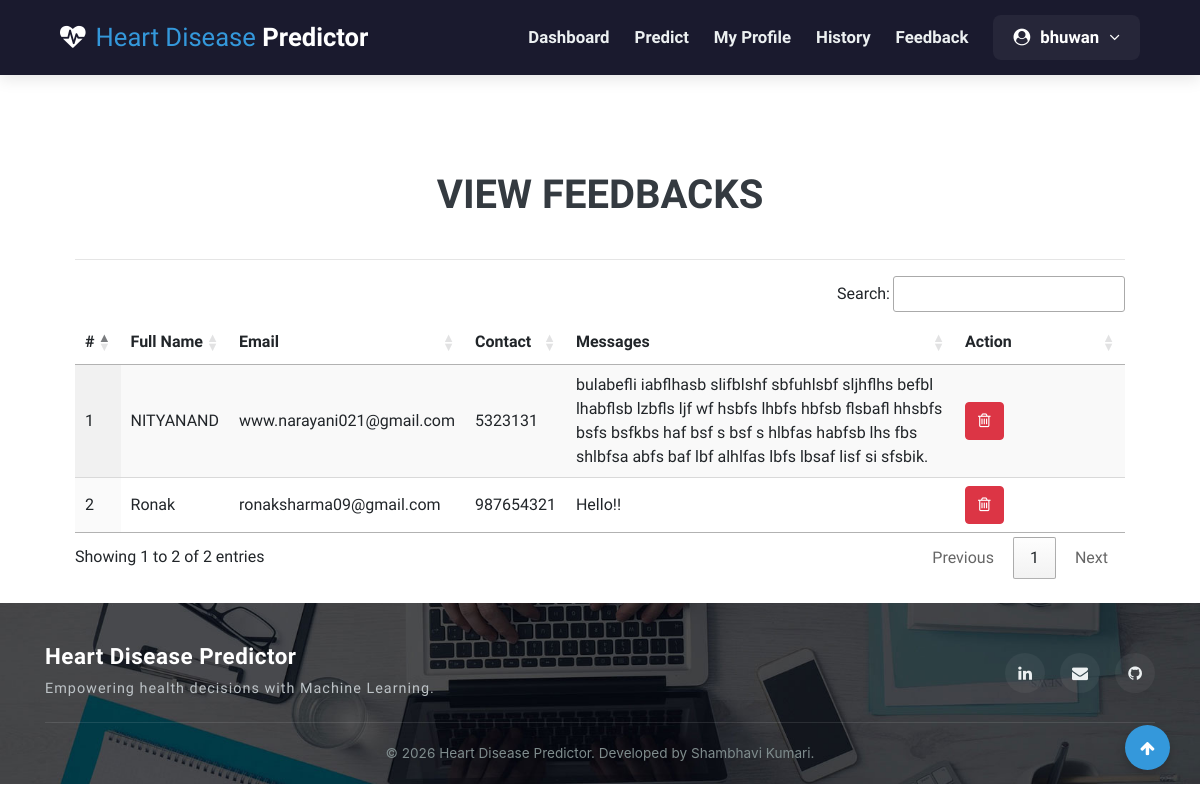
/view_feedback (signed in), run on the app's committed database.
### health/models.py (models this page shows, shortened)
class Feedback(models.Model):
    user = models.ForeignKey(User, on_delete=models.CASCADE, null=True)
    messages = models.TextField(null=True)
    date = models.DateField(auto_now=True)

class Patient(models.Model):
    user = models.ForeignKey(User, on_delete=models.CASCADE, null=True)
    contact = models.CharField(max_length=100, null=True)
    address = models.CharField(max_length=100, null=True)
    dob = models.DateField(null=True)
    image = models.FileField(null=True)

### health/views.py (the view)
# urls.py: path('view_feedback', View_Feedback,name="view_feedback"),
@login_required(login_url="login")
def View_Feedback(request):
    dis = Feedback.objects.all()
    d = {'dis':dis}
    return render(request,'view_feedback.html',d)

### health/templates/view_feedback.html
{% extends 'index.html' %}
{% load static %}
{% block body %}
<div class="container-fluid" style="width:90%;margin-top:8%">
                    <div class="container-fluid">
                        <h1 align="center" class="w3ls-title text-uppercase text-dark font-weight-bold">View Feedbacks</h1><br>
                         </div><hr>
                                <table id="example" class="display" style="width:100%">
                                  <thead>
                                    <tr>
                                      <th>#</th>
                                      <th>Full Name</th>
                                      <th>Email</th>
                                      <th>Contact</th>
                                      <th>Messages</th>
                                      <th>Action</th>
                                  </tr>
                              </thead>
                              <tbody>
                              {% for i in dis %}
                                <tr>
                                  <td>{{forloop.counter}}</td>
                                  <td>{{i.user.first_name}} {{i.user.user.last_name}}</td>
                                  <td>{{i.user.email}}</td>
                                  <td>{{i.user.patient_set.all.0.contact}}</td>
                                  <td>{{i.messages}}</td>
                                  <td style="width:150px">
                                      <a href="{% url 'delete_feedback' i.id %}" ><button class="btn btn-danger" onclick="return confirm('Are you sure?')"><i class="fa fa-trash-o"></i></button></a></td>
                              </tr>
                              {% endfor %}
                          </tbody>
                      </table>
                  </div>
{% endblock %}

### health/templates/index.html (shortened to what this page needs)
<!DOCTYPE html>
{% load static %}
<html lang="zxx">
<head>
	<link rel="stylesheet" href="{% static 'css/bootstrap.css' %}">
	<link href="{% static 'css/css_slider.css' %}" type="text/css" rel="stylesheet" media="all">
	<link rel="stylesheet" href="{% static 'css/style.css' %}" type="text/css" media="all" />
	<link href="{% static 'css/font-awesome.min.css' %}" rel="stylesheet">
<link rel='stylesheet' type='text/css' href="https://cdn.datatables.net/1.10.21/css/jquery.dataTables.min.css">
<link rel='stylesheet' type='text/css' href="https://cdn.datatables.net/buttons/1.6.2/css/buttons.dataTables.min.css">
</head>
<body>
	<div id="home" style="margin-bottom: 2%">
	<header class="modern-header">
		<div class="container-fluid">
			<div class="header-logo">
				<a href="{% url 'home' %}">
					<span class="fa fa-heartbeat"></span>
					<span><span class="logo-sp">Heart Disease</span> Predictor</span>
				</a>
			</div>
			<div class="header-menu">
				<ul class="modern-nav">
					{% if request.user.is_staff %}
						<li><a href="{% url 'admin_home' %}">Dashboard</a></li>
						<li class="user-dropdown">
							<a href="#" class="user-dropdown-btn">Doctors <i class="fa fa-angle-down"></i></a>
							<div class="dropdown-content">
								<a href="/add_doctor">Add Doctor</a>
								<a href="/view_doctor">View Doctors</a>
							</div>
						</li>
						<li><a href="/view_patient">Patients</a></li>
						<li><a href="/view_search_pat">History</a></li>
						<li><a href="/view_feedback">Feedback</a></li>
						<li class="user-dropdown">
							<a href="#" class="user-dropdown-btn"><i class="fa fa-user-circle"></i> {{request.user.username}} <i class="fa fa-angle-down"></i></a>
							<div class="dropdown-content">
								<a href="{% url 'change_password' %}">Change Password</a>
								<a href="{% url 'logout' %}">Logout</a>
							</div>
						</li>
					{% elif request.user.patient_set.all.0 %}
						<li><a href="{% url 'patient_home' %}">Dashboard</a></li>
						<li><a href="/add_heartdetail">Predict</a></li>
						<li><a href="/profile_doctor">My Profile</a></li>
						<li><a href="/view_search_pat">History</a></li>
						<li><a href="/sent_feedback">Feedback</a></li>
						<li class="user-dropdown">
							<a href="#" class="user-dropdown-btn"><i class="fa fa-user-circle"></i> {{request.user.username}} <i class="fa fa-angle-down"></i></a>
						</li>
					{% endif %}
				</ul>
			</div>
		</div>
	</header>
		{% block body %}
		{% endblock %}
	</div>
	<footer class="modern-footer">
		<div class="container">
			<div class="footer-content">
				<div class="footer-brand">
					<h4>Heart Disease Predictor</h4>
					<p>Empowering health decisions with Machine Learning.</p>
				</div>
				<ul class="footer-socials">
					<li><a href="https://linkedin.com/in/shambhavi-kumari-app" target="_blank" title="LinkedIn"><span class="fa fa-linkedin"></span></a></li>
					<li><a href="mailto:shambhavikumari088@gmail.com" title="Email"><span class="fa fa-envelope"></span></a></li>
					<li><a href="https://github.com/shambhavikumari088-source" target="_blank" title="GitHub"><span class="fa fa-github"></span></a></li>
				</ul>
			</div>
			<div class="footer-bottom">
				&copy; 2026 Heart Disease Predictor. Developed by Shambhavi Kumari.
			</div>
		</div>
	</footer>
	<a href="#home" class="move-top-btn"><span class="fa fa-arrow-up"></span></a>
</body>
</html>

### health/static/css/style.css (style rules this page uses)
body { padding: 0; margin: 0; background: #FFF; font-family: 'Quicksand', sans-serif; }
body a, body button { transition: 0.5s all; -webkit-transition: 0.5s all; -moz-transition: 0.5s all; -o-transition: 0.5s all; -ms-transition: 0.5s all; text-decoration: none; }
html { scroll-behavior: smooth; }
h1, h2, h3, h4, h5, h6 { margin: 0; padding: 0; font-family: 'Mukta', sans-serif; }
p { margin: 0; padding: 0; font-size: 15px; letter-spacing: 1px; line-height: 1.9; color: #999; font-family: 'Quicksand', sans-serif; }
ul, ol { margin: 0; padding: 0; }
#home { position: relative; }
span.logo-sp { font-weight: 100; }
li>a:only-child:after { content: ''; }
footer { background: url(../images/bg3.jpg) no-repeat center; background-size: cover; -webkit-background-size: cover; -moz-background-size: cover; -o-background-size: cover; -ms-background-size: cover; }

### health/templates/index.html (style rules this page uses)
.modern-header { background-color: #1a1a2e; box-shadow: 0 4px 15px rgba(0,0,0,0.1); position: sticky; top: 0; z-index: 1000; padding: 15px 0; }
.modern-header .container-fluid { display: flex; justify-content: space-between; align-items: center; padding: 0 5%; }
.header-logo a { font-size: 1.6rem; font-weight: 800; color: #fff; text-decoration: none; display: flex; align-items: center; gap: 10px; }
.header-logo .logo-sp { color: #3498db; }
.modern-nav { display: flex; align-items: center; gap: 25px; list-style: none; margin: 0; padding: 0; }
.modern-nav li a { color: #ecf0f1; font-weight: 600; font-size: 1.05rem; text-decoration: none; transition: color 0.3s; }
.user-dropdown { position: relative; display: inline-block; }
.user-dropdown-btn { background: rgba(255,255,255,0.05); color: #fff !important; padding: 10px 20px; border-radius: 8px; display: flex; align-items: center; gap: 10px; text-decoration: none; font-weight: 600; transition: background 0.3s; }
.modern-footer { background-color: #1a1a2e; color: #ecf0f1; padding: 40px 0 20px; font-family: 'Inter', sans-serif; margin-top: auto; }
.footer-content { display: flex; flex-wrap: wrap; justify-content: space-between; align-items: center; gap: 20px; padding-bottom: 20px; border-bottom: 1px solid rgba(255,255,255,0.1); }
.footer-brand h4 { color: #fff; font-weight: 700; margin: 0; font-size: 1.4rem; letter-spacing: 0.5px; }
.footer-brand p { color: #bdc3c7; font-size: 0.9rem; margin: 5px 0 0; }
.footer-socials { display: flex; gap: 15px; list-style: none; margin: 0; padding: 0; }
.footer-socials li a { display: flex; align-items: center; justify-content: center; width: 40px; height: 40px; background: rgba(255,255,255,0.05); color: #ecf0f1; border-radius: 50%; text-decoration: none; transition: all 0.3s ease; }
.footer-bottom { text-align: center; padding-top: 20px; color: #7f8c8d; font-size: 0.85rem; }
.move-top-btn { position: fixed; bottom: 30px; right: 30px; background: #3498db; color: #fff; width: 45px; height: 45px; border-radius: 50%; display: flex; align-items: center; justify-content: center; text-decoration: none; box-shadow: 0 4px 10px rgba(0,0,0,0.2); transition: all 0.3s ease; z-index: 99; }

### data on the page
Feedback: user.first_name "NITYANAND", user.email "www.narayani021@gmail.com", user.patient_set.all.0.contact "5323131", messages "bulabefli iabflhasb slifblshf sbfuhlsbf sljhflhs befbl lhabflsb lzbfls ljf wf hsbfs lhbfs hbfsb flsbafl hhsbfs bsfs bsfkbs haf bsf s bsf s hlbfas habfsb lhs fbs shlbfsa abfs baf lbf alhlfas lbfs lbsaf lisf si sfsbik."
Feedback: user.first_name "Ronak", user.email "ronaksharma09@gmail.com", user.patient_set.all.0.contact "987654321", messages "Hello!!"

### other printed values
{{ request.user.username }} "bhuwan"
